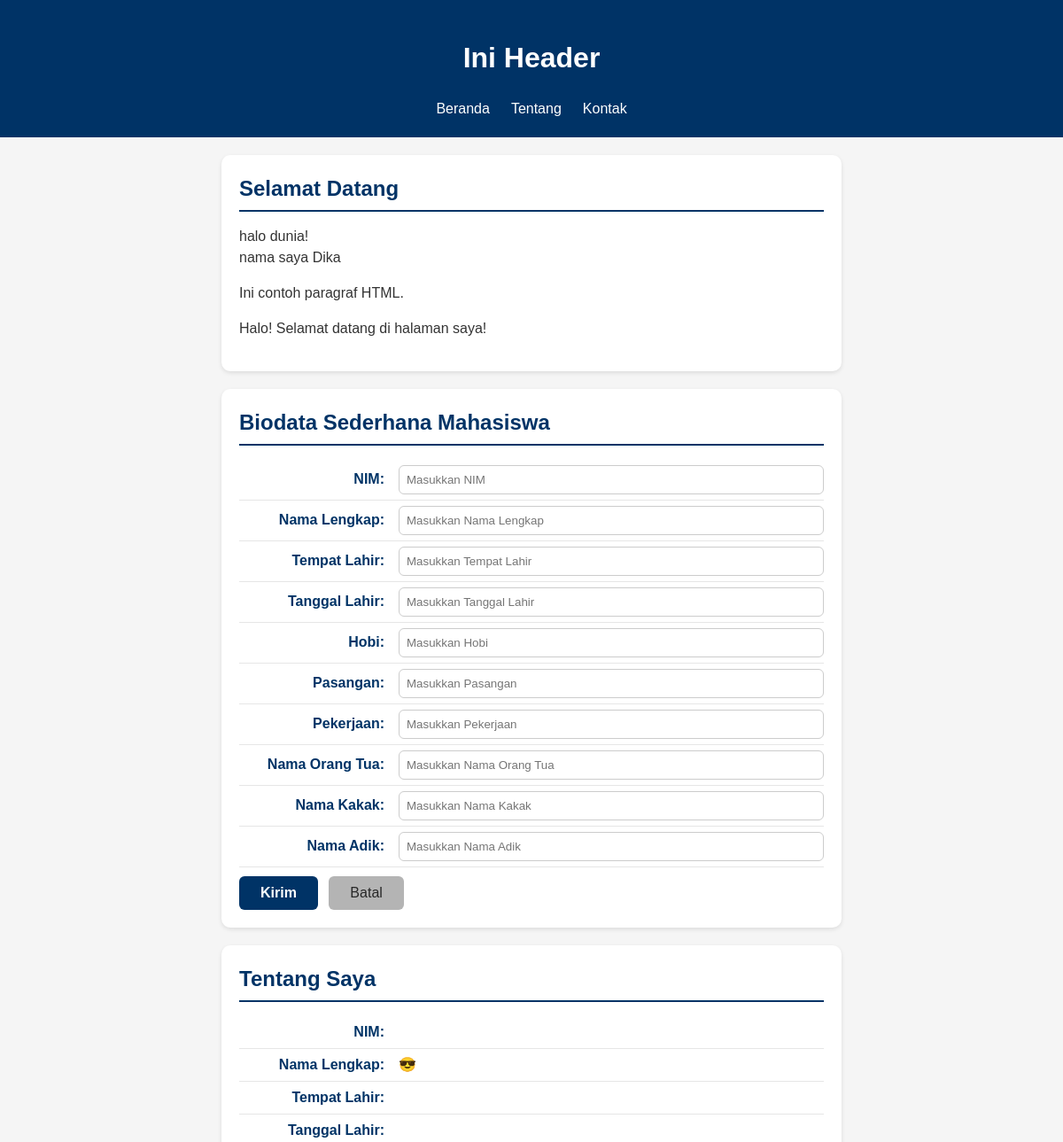
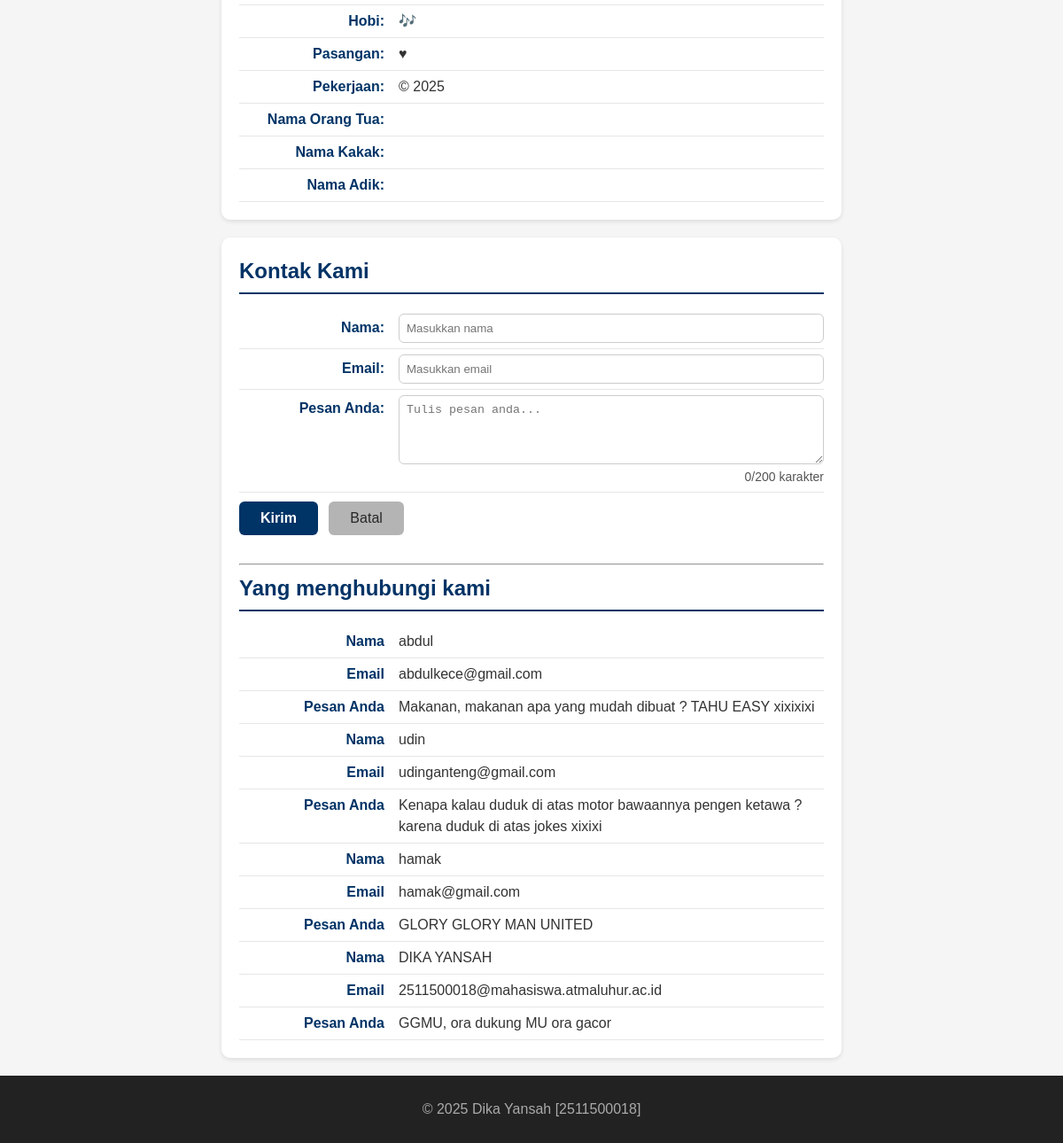
The page / on the database its author committed (2 pictures, top to bottom).
### tables this page shows
CREATE TABLE `tbl_tamu` (
  `cid` int(11) NOT NULL,
  `cnama` varchar(100) DEFAULT NULL,
  `cemail` varchar(100) DEFAULT NULL,
  `cpesan` text,
  `dcreated_at` datetime NOT NULL DEFAULT CURRENT_TIMESTAMP
);

### fungsi.php (the view, shortened to what this page needs)
<?php
function bersihkan($str)
{
    return htmlspecialchars(trim($str), ENT_QUOTES, 'UTF-8');
}
function tampilkanBiodata($conf, $arr)
{
    $html = "";
    foreach ($conf as $k => $v) {
        $label  = $v['label'];
        $nilai  = isset($arr[$k]) ? bersihkan($arr[$k]) : '';
        $suffix = $v['suffix'];
        $html .= "<p><strong>{$label}</strong> {$nilai}{$suffix}</p>";
    }
    return $html;
}

### read_inc.php
<?php
require_once "koneksi.php";
require_once "fungsi.php";
$fieldContact = [
    "nama"  => ["label" => "Nama",       "suffix" => ""],
    "email" => ["label" => "Email",      "suffix" => ""],
    "pesan" => ["label" => "Pesan Anda", "suffix" => ""],
];
$sql = "SELECT * FROM tbl_tamu ORDER BY cid DESC";
$q   = mysqli_query($conn, $sql);
if (!$q) {
    echo "<p>Gagal membaca data tamu: " . htmlspecialchars(mysqli_error($conn)) . "</p>";
} elseif (mysqli_num_rows($q) === 0) {
    echo "<p>Belum ada data tamu yang tersimpan.</p>";
} else {
    while ($row = mysqli_fetch_assoc($q)) {
        $arrContact = [
            "nama"  => $row["cnama"]  ?? "",
            "email" => $row["cemail"] ?? "",
            "pesan" => $row["cpesan"] ?? "",
        ];
        echo tampilkanBiodata($fieldContact, $arrContact);
    }
}
?>

### style.css (style rules this page uses)
* { box-sizing: border-box; }
body { margin: 0; font-family: Arial, sans-serif; background: #f5f5f5; color: #333; line-height: 1.5; }
#about p, #contact p, #contact label, #biodata label { display: flex; justify-content: flex-start; align-items: baseline; margin: 0; padding: 6px 0; border-bottom: 1px solid #e6e6e6; }
#about strong, #contact strong, #contact label>span, #biodata label>span { min-width: 180px; color: #003366; font-weight: 600; text-align: right; padding-right: 16px; flex-shrink: 0; }

### rows shown on the page
tbl_tamu: label "Nama", cnama "abdul", label "Email", cemail "abdulkece@gmail.com", label "Pesan Anda", cpesan "Makanan, makanan apa yang mudah dibuat ? TAHU EASY xixixixi"
tbl_tamu: label "Nama", cnama "udin", label "Email", cemail "udinganteng@gmail.com", label "Pesan Anda", cpesan "Kenapa kalau duduk di atas motor bawaannya pengen ketawa ? karena duduk di atas jokes xixixi"
tbl_tamu: label "Nama", cnama "hamak", label "Email", cemail "hamak@gmail.com", label "Pesan Anda", cpesan "GLORY GLORY MAN UNITED"
tbl_tamu: label "Nama", cnama "DIKA YANSAH", label "Email", cemail "2511500018@mahasiswa.atmaluhur.ac.id", label "Pesan Anda", cpesan "GGMU, ora dukung MU ora gacor"

### other values the page prints
$label "NIM:"
$label "Nama Lengkap:"
$suffix "😎"
$label "Tempat Lahir:"
$label "Tanggal Lahir:"
$label "Hobi:"
$suffix "🎶"
$label "Pasangan:"
$suffix "♥"
$label "Pekerjaan:"
$suffix "© 2025"
$label "Nama Orang Tua:"
$label "Nama Kakak:"
$label "Nama Adik:"
